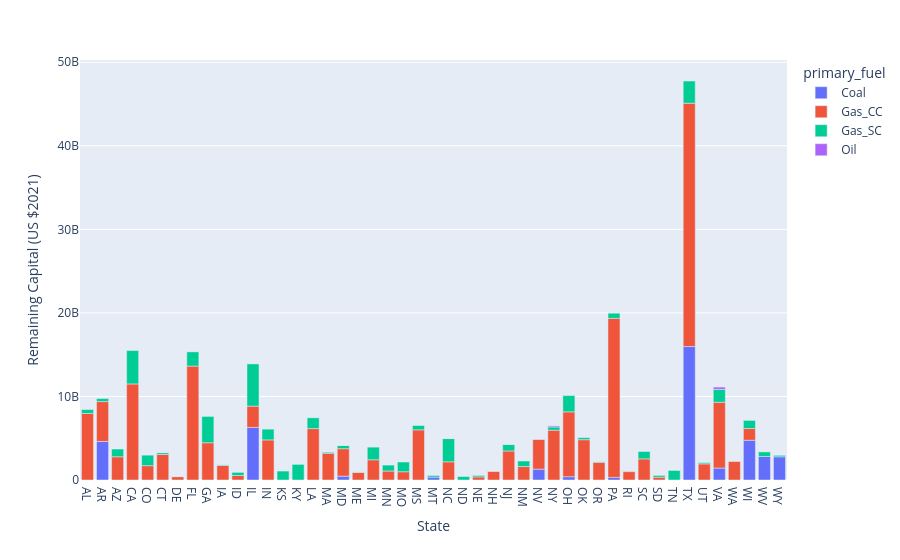

Here is the notebook cell this chart was saved with:
### Markdown cell above
### State level remaining capital

### Code cell
state_remaining_capital = plant_data.groupby(["state", "primary_fuel"])[["state", "primary_fuel", "remaining_cap"]].sum().reset_index().sort_values("state")

import plotly.express as px

fig = px.bar(state_remaining_capital, x='state', y='remaining_cap', color = "primary_fuel", category_orders={"state":list(np.unique(state_remaining_capital.state))})

fig.update_xaxes(
    tickvals=np.unique(state_remaining_capital.state),
    title_text = "State"
)
fig.update_yaxes(
    title_text = "Remaining Capital (US $2021)"
)
fig.show()

# fig.write_image("output/remaining_capital.png")

### Figure 1 — Plotly figure (JSON) as saved in the notebook; plotly's stock layout.template omitted (floating-point values rounded to 4 significant figures)
{"data": [{"alignmentgroup": "True", "hovertemplate": "primary_fuel=Coal<br>state=%{x}<br>remaining_cap=%{y}<extra></extra>", "legendgroup": "Coal", "marker": {"color": "#636efa", "pattern": {"shape": ""}}, "name": "Coal", "offsetgroup": "Coal", "orientation": "v", "showlegend": true, "textposition": "auto", "type": "bar", "x": ["AL", "AR", "AZ", "CO", "DE", "FL", "GA", "IA", "IL", "IN", "KS", "KY", "LA", "MD", "MI", "MN", "MO", "MT", "NC", "ND", "NE", "NH", "NM", "NV", "NY", "OH", "OK", "OR", "PA", "SC", "SD", "TN", "TX", "UT", "VA", "WA", "WI", "WV", "WY"], "xaxis": "x", "y": [0, 4615000000.0, 0, 0, 0, 0, 0, 0, 6294000000.0, 0, 0, 0, 0, 461000000.0, 0, 0, 0, 344000000.0, 0, 0, 0, 0, 0, 1301000000.0, 0, 397900000.0, 0, 0, 314200000.0, 0, 0, 0, 15980000000.0, 0, 1433000000.0, 0, 4759000000.0, 2810000000.0, 2778000000.0], "yaxis": "y"}, {"alignmentgroup": "True", "hovertemplate": "primary_fuel=Gas_CC<br>state=%{x}<br>remaining_cap=%{y}<extra></extra>", "legendgroup": "Gas_CC", "marker": {"color": "#EF553B", "pattern": {"shape": ""}}, "name": "Gas_CC", "offsetgroup": "Gas_CC", "orientation": "v", "showlegend": true, "textposition": "auto", "type": "bar", "x": ["AL", "AR", "AZ", "CA", "CO", "CT", "DE", "FL", "GA", "IA", "ID", "IL", "IN", "KS", "KY", "LA", "MA", "MD", "ME", "MI", "MN", "MO", "MS", "NC", "NE", "NH", "NJ", "NM", "NV", "NY", "OH", "OK", "OR", "PA", "RI", "SC", "SD", "TN", "TX", "UT", "VA", "WA", "WI"], "xaxis": "x", "y": [7965000000.0, 4771000000.0, 2782000000.0, 11500000000.0, 1716000000.0, 3059000000.0, 402600000.0, 13630000000.0, 4455000000.0, 1746000000.0, 541200000.0, 2550000000.0, 4801000000.0, 0, 0, 6154000000.0, 3198000000.0, 3287000000.0, 915300000.0, 2420000000.0, 1073000000.0, 987400000.0, 6001000000.0, 2177000000.0, 371400000.0, 1052000000.0, 3476000000.0, 1611000000.0, 3573000000.0, 5966000000.0, 7761000000.0, 4826000000.0, 2122000000.0, 19040000000.0, 995300000.0, 2530000000.0, 340400000.0, 0, 29130000000.0, 1930000000.0, 7876000000.0, 2252000000.0, 1398000000.0], "yaxis": "y"}, {"alignmentgroup": "True", "hovertemplate": "primary_fuel=Gas_SC<br>state=%{x}<br>remaining_cap=%{y}<extra></extra>", "legendgroup": "Gas_SC", "marker": {"color": "#00cc96", "pattern": {"shape": ""}}, "name": "Gas_SC", "offsetgroup": "Gas_SC", "orientation": "v", "showlegend": true, "textposition": "auto", "type": "bar", "x": ["AL", "AR", "AZ", "CA", "CO", "CT", "DE", "FL", "GA", "IA", "ID", "IL", "IN", "KS", "KY", "LA", "MA", "MD", "ME", "MI", "MN", "MO", "MS", "MT", "NC", "ND", "NE", "NH", "NJ", "NM", "NV", "NY", "OH", "OK", "OR", "PA", "SC", "SD", "TN", "TX", "UT", "VA", "WA", "WI", "WV", "WY"], "xaxis": "x", "y": [466000000.0, 363300000.0, 925300000.0, 3997000000.0, 1257000000.0, 221100000.0, 48320000.0, 1737000000.0, 3155000000.0, 95420000.0, 370900000.0, 5052000000.0, 1284000000.0, 1070000000.0, 1868000000.0, 1289000000.0, 155000000.0, 388700000.0, 62840000.0, 1514000000.0, 712100000.0, 1164000000.0, 520100000.0, 194400000.0, 2783000000.0, 412600000.0, 173700000.0, 0, 790800000.0, 663000000.0, 11940000.0, 383900000.0, 1945000000.0, 240100000.0, 55460000.0, 647100000.0, 918500000.0, 207300000.0, 1145000000.0, 2657000000.0, 142800000.0, 1538000000.0, 0, 1016000000.0, 553100000.0, 175500000.0], "yaxis": "y"}, {"alignmentgroup": "True", "hovertemplate": "primary_fuel=Oil<br>state=%{x}<br>remaining_cap=%{y}<extra></extra>", "legendgroup": "Oil", "marker": {"color": "#ab63fa", "pattern": {"shape": ""}}, "name": "Oil", "offsetgroup": "Oil", "orientation": "v", "showlegend": true, "textposition": "auto", "type": "bar", "x": ["CT", "DE", "FL", "IA", "MA", "MD", "ME", "NC", "NJ", "NY", "PA", "SC", "VA", "WI"], "xaxis": "x", "y": [0, 0, 0, 7982000.0, 0, 0, 0, 0, 0, 123800000.0, 0, 0, 276100000.0, 0], "yaxis": "y"}], "layout": {"barmode": "relative", "legend": {"title": {"text": "primary_fuel"}, "tracegroupgap": 0}, "margin": {"t": 60}, "xaxis": {"anchor": "y", "categoryarray": ["AL", "AR", "AZ", "CA", "CO", "CT", "DE", "FL", "GA", "IA", "ID", "IL", "IN", "KS", "KY", "LA", "MA", "MD", "ME", "MI", "MN", "MO", "MS", "MT", "NC", "ND", "NE", "NH", "NJ", "NM", "NV", "NY", "OH", "OK", "OR", "PA", "RI", "SC", "SD", "TN", "TX", "UT", "VA", "WA", "WI", "WV", "WY"], "categoryorder": "array", "domain": [0, 1], "tickvals": ["AL", "AR", "AZ", "CA", "CO", "CT", "DE", "FL", "GA", "IA", "ID", "IL", "IN", "KS", "KY", "LA", "MA", "MD", "ME", "MI", "MN", "MO", "MS", "MT", "NC", "ND", "NE", "NH", "NJ", "NM", "NV", "NY", "OH", "OK", "OR", "PA", "RI", "SC", "SD", "TN", "TX", "UT", "VA", "WA", "WI", "WV", "WY"], "title": {"text": "State"}}, "yaxis": {"anchor": "x", "domain": [0, 1], "title": {"text": "Remaining Capital (US $2021)"}}}}
